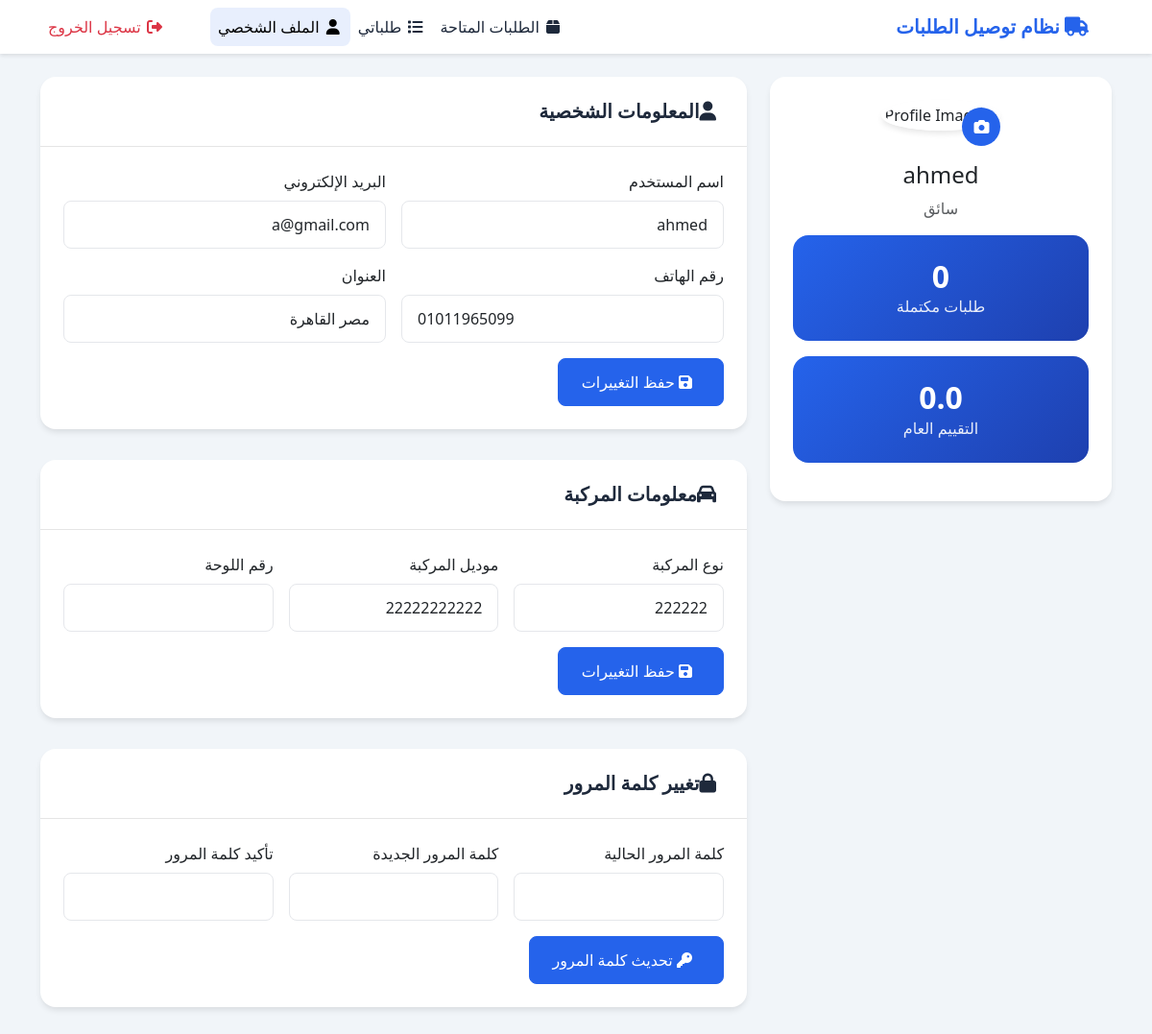
The app's page /Drivers/profile.php (signed in) with its own data.
### tables this page shows
CREATE TABLE `drivers` (
  `id` int(11) NOT NULL,
  `username` varchar(100) NOT NULL,
  `email` varchar(100) NOT NULL,
  `password` varchar(255) NOT NULL,
  `phone` varchar(20) NOT NULL,
  `age` int(11) DEFAULT NULL,
  `about` text DEFAULT NULL,
  `address` text DEFAULT NULL,
  `profile_image` varchar(255) DEFAULT NULL,
  `id_number` varchar(50) DEFAULT NULL,
  `license_number` varchar(50) DEFAULT NULL,
  `vehicle_type` varchar(50) DEFAULT NULL,
  `vehicle_model` varchar(50) DEFAULT NULL,
  `plate_number` varchar(20) DEFAULT NULL,
  `is_active` tinyint(1) DEFAULT 1,
  `current_status` enum('available','busy','offline') DEFAULT 'offline',
  `rating` decimal(3,2) DEFAULT 0.00,
  `total_trips` int(11) DEFAULT 0,
  `completed_orders` int(11) DEFAULT 0,
  `cancelled_orders` int(11) DEFAULT 0,
  `total_earnings` decimal(10,2) DEFAULT 0.00,
  `last_login` timestamp NULL DEFAULT NULL,
  `last_location` point DEFAULT NULL,
  `created_at` timestamp NOT NULL DEFAULT current_timestamp(),
  `updated_at` timestamp NOT NULL DEFAULT current_timestamp() ON UPDATE current_timestamp()
);

### Drivers/profile.php (the view, shortened to what this page needs)
<?php
require_once '../config.php';
$driver_id = (int)$_SESSION['driver_id'];
$driver = [];
try {
    $stmt = $conn->prepare("SELECT * FROM drivers WHERE id = ?");
    $stmt->execute([$driver_id]);
    $driver = $stmt->fetch();
} catch (PDOException $e) {
}
?>
<!DOCTYPE html>
<html dir="rtl" lang="ar">
<head>
    <link href="https://cdn.jsdelivr.net/npm/bootstrap@5.3.2/dist/css/bootstrap.min.css" rel="stylesheet">
    <link href="https://cdnjs.cloudflare.com/ajax/libs/font-awesome/6.4.2/css/all.min.css" rel="stylesheet">
    <link href="https://cdnjs.cloudflare.com/ajax/libs/animate.css/4.1.1/animate.min.css" rel="stylesheet">
</head>
<body>
    <nav class="navbar navbar-expand-lg navbar-light mb-4">
        <div class="container">
            <a class="navbar-brand" href="orders.php">
                <i class="fas fa-truck me-2"></i>
                نظام توصيل الطلبات
            </a>
            <div class="collapse navbar-collapse" id="navbarNav">
                <ul class="navbar-nav me-auto">
                    <li class="nav-item">
                        <a class="nav-link" href="orders.php">
                            <i class="fas fa-box"></i>
                            الطلبات المتاحة
                        </a>
                    </li>
                    <li class="nav-item">
                        <a class="nav-link" href="orders.php#my-orders">
                            <i class="fas fa-list"></i>
                            طلباتي
                        </a>
                    </li>
                    <li class="nav-item">
                        <a class="nav-link active" href="profile.php">
                            <i class="fas fa-user"></i>
                            الملف الشخصي
                        </a>
                    </li>
                </ul>
                <ul class="navbar-nav">
                    <li class="nav-item">
                        <a class="nav-link text-danger" href="logout.php">
                            <i class="fas fa-sign-out-alt"></i>
                            تسجيل الخروج
                        </a>
                    </li>
                </ul>
            </div>
        </div>
    </nav>
    <div class="container">
        <div class="row">
            <div class="col-md-4">
                <div class="card text-center">
                    <div class="card-body">
                        <div class="profile-image-upload">
                            <img src="<?php echo isset($driver['profile_image']) && $driver['profile_image'] ? 'uploads/driver/' . htmlspecialchars($driver['profile_image']) : 'assets/img/default-avatar.png'; ?>"
                                 class="profile-image-large"
                                 alt="Profile Image">
                            <label for="profile_image" class="upload-button">
                                <i class="fas fa-camera"></i>
                            </label>
                        </div>
                        <h4 class="mt-3"><?php echo htmlspecialchars($driver['username'] ?? ''); ?></h4>
                        <p class="text-muted">سائق</p>
                        <div class="stats-card">
                            <h3><?php echo number_format($driver['completed_orders'] ?? 0); ?></h3>
                            <p>طلبات مكتملة</p>
                        </div>
                        <div class="stats-card">
                            <h3><?php echo number_format($driver['rating'] ?? 0, 1); ?></h3>
                            <p>التقييم العام</p>
                        </div>
                    </div>
                </div>
            </div>
            <div class="col-md-8">
                <div class="card">
                    <div class="card-header">
                        <h5><i class="fas fa-user me-2"></i>المعلومات الشخصية</h5>
                    </div>
                    <div class="card-body">
                        <form method="POST" class="row g-3">
                            <div class="col-md-6">
                                <label class="form-label">اسم المستخدم</label>
                                <input type="text" class="form-control" name="username" value="<?php echo htmlspecialchars($driver['username'] ?? ''); ?>" required>
                            </div>
                            <div class="col-md-6">
                                <label class="form-label">البريد الإلكتروني</label>
                                <input type="email" class="form-control" name="email" value="<?php echo htmlspecialchars($driver['email'] ?? ''); ?>" required>
                            </div>
                            <div class="col-md-6">
                                <label class="form-label">رقم الهاتف</label>
                                <input type="tel" class="form-control" name="phone" value="<?php echo htmlspecialchars($driver['phone'] ?? ''); ?>" required>
                            </div>
                            <div class="col-md-6">
                                <label class="form-label">العنوان</label>
                                <input type="text" class="form-control" name="address" value="<?php echo htmlspecialchars($driver['address'] ?? ''); ?>">
                            </div>
                            <div class="col-12">
                                <button type="submit" class="btn btn-primary">
                                    <i class="fas fa-save me-2"></i>
                                    حفظ التغييرات
                                </button>
                            </div>
                        </form>
                    </div>
                </div>
                <div class="card">
                    <div class="card-header">
                        <h5><i class="fas fa-car me-2"></i>معلومات المركبة</h5>
                    </div>
                    <div class="card-body">
                        <form method="POST" class="row g-3">
                            <div class="col-md-4">
                                <label class="form-label">نوع المركبة</label>
                                <input type="text" class="form-control" name="vehicle_type" value="<?php echo htmlspecialchars($driver['vehicle_type'] ?? ''); ?>" required>
                            </div>
                            <div class="col-md-4">
                                <label class="form-label">موديل المركبة</label>
                                <input type="text" class="form-control" name="vehicle_model" value="<?php echo htmlspecialchars($driver['vehicle_model'] ?? ''); ?>" required>
                            </div>
                            <div class="col-md-4">
                                <label class="form-label">رقم اللوحة</label>
                                <input type="text" class="form-control" name="vehicle_plate" value="<?php echo htmlspecialchars($driver['vehicle_plate'] ?? ''); ?>" required>
                            </div>
                            <div class="col-12">
                                <button type="submit" class="btn btn-primary">
                                    <i class="fas fa-save me-2"></i>
                                    حفظ التغييرات
                                </button>
                            </div>
                        </form>
                    </div>
                </div>
                <div class="card">
                    <div class="card-header">
                        <h5><i class="fas fa-lock me-2"></i>تغيير كلمة المرور</h5>
                    </div>
                    <div class="card-body">
                        <form method="POST" class="row g-3">
                            <div class="col-md-4">
                                <label class="form-label">كلمة المرور الحالية</label>
                                <input type="password" class="form-control" name="current_password" required>
                            </div>
                            <div class="col-md-4">
                                <label class="form-label">كلمة المرور الجديدة</label>
                                <input type="password" class="form-control" name="new_password" required>
                            </div>
                            <div class="col-md-4">
                                <label class="form-label">تأكيد كلمة المرور</label>
                                <input type="password" class="form-control" name="confirm_password" required>
                            </div>
                            <div class="col-12">
                                <button type="submit" name="update_password" class="btn btn-primary">
                                    <i class="fas fa-key me-2"></i>
                                    تحديث كلمة المرور
                                </button>
                            </div>
                        </form>
                    </div>
                </div>
            </div>
        </div>
    </div>
</body>
</html>

### Drivers/profile.php (style rules this page uses)
:root { --primary-color: #2563eb; --secondary-color: #1e40af; --background-color: #f1f5f9; --text-color: #1e293b; }
body { background-color: var(--background-color); font-family: 'Segoe UI', Tahoma, Geneva, Verdana, sans-serif; }
.navbar { background-color: white; box-shadow: 0 2px 4px rgba(0,0,0,0.1); }
.navbar-brand { font-weight: bold; color: var(--primary-color) !important; }
.nav-link { color: var(--text-color); padding: 0.5rem 1rem; border-radius: 0.5rem; transition: all 0.3s ease; }
.nav-link:hover, .nav-link.active { background-color: rgba(37, 99, 235, 0.1); color: var(--primary-color); }
.nav-link i { width: 20px; text-align: center; }
.card { border: none; border-radius: 1rem; box-shadow: 0 4px 6px -1px rgba(0,0,0,0.1); background-color: white; margin-bottom: 2rem; }
.card-header { background-color: transparent; border-bottom: 1px solid rgba(0,0,0,0.1); padding: 1.5rem; }
.card-header h5 { margin: 0; color: var(--text-color); font-weight: 600; }
.card-body { padding: 1.5rem; }
.profile-image-large { width: 150px; height: 150px; border-radius: 50%; object-fit: cover; margin-bottom: 1rem; border: 4px solid white; box-shadow: 0 4px 6px -1px rgba(0,0,0,0.1); }
.profile-image-upload { position: relative; display: inline-block; }
.upload-button { position: absolute; bottom: 0; right: 0; background: var(--primary-color); color: white; width: 40px; height: 40px; border-radius: 50%; display: flex; align-items: center; justify-content: center; cursor: pointer; transition: all 0.3s ease; }
.form-control { border-radius: 0.5rem; padding: 0.75rem 1rem; border: 1px solid #e5e7eb; transition: all 0.3s ease; }
.btn-primary { background-color: var(--primary-color); border-color: var(--primary-color); border-radius: 0.5rem; padding: 0.75rem 1.5rem; font-weight: 500; transition: all 0.3s ease; }
.stats-card { background: linear-gradient(135deg, var(--primary-color), var(--secondary-color)); color: white; border-radius: 1rem; padding: 1.5rem; margin-bottom: 1rem; }
.stats-card h3 { font-size: 2rem; margin: 0; font-weight: 600; }
.stats-card p { margin: 0; opacity: 0.9; }

### records on screen
drivers: username "ahmed", completed_orders "0", rating "0.0", email "a@gmail.com", phone "01011965099", address "مصر القاهرة", vehicle_type "222222", vehicle_model "22222222222"
